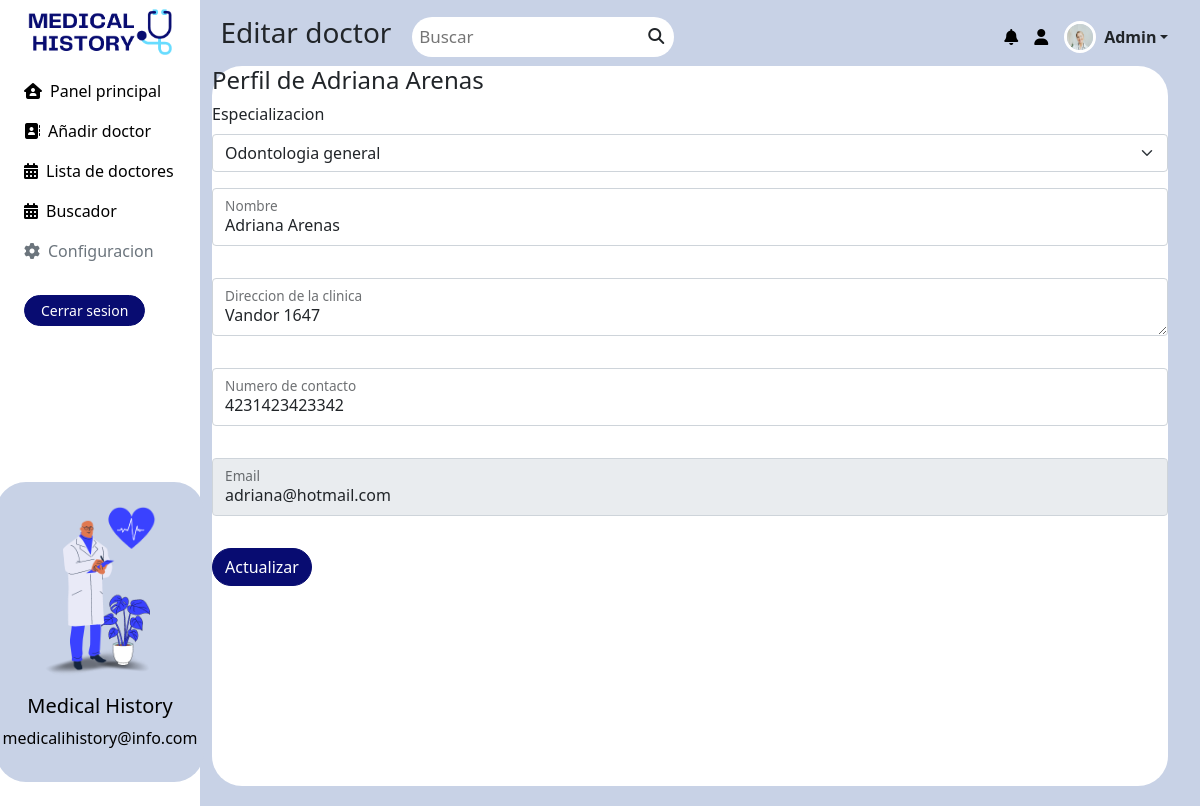
The app's page /medicalRols/admin/editDoctor.php?id=2 with its own data.
### tables this page shows
CREATE TABLE `principalusers` (
  `id` int(4) NOT NULL,
  `doctorSpecilization` varchar(50) NOT NULL,
  `doctorName` varchar(50) NOT NULL,
  `doctorAddress` varchar(50) NOT NULL,
  `doctorContact` bigint(50) NOT NULL,
  `doctorEmail` varchar(50) NOT NULL,
  `doctorPassword` varchar(50) NOT NULL,
  `userType` varchar(50) NOT NULL,
  `creationDate` date NOT NULL DEFAULT current_timestamp(),
  `updationDate` timestamp NOT NULL DEFAULT current_timestamp() ON UPDATE current_timestamp()
);

### medicalRols/admin/editDoctor.php (the view, shortened to what this page needs)
<?php
    include('config.php');
    $did=intval($_GET['id']);
?>
<!DOCTYPE html>
<html lang="en">
    <head>
        <link rel="stylesheet" href="../../resources/css/docIndex.css">
        <link href="https://cdn.jsdelivr.net/npm/bootstrap@5.1.3/dist/css/bootstrap.min.css" rel="stylesheet">
    </head>
    <body>
      <div class="container-fluid">
        <div class="row flex-nowrap">
          <div class="col-auto col-md-3 col-xl-2 px-sm-2 px-0 bg-white">
            <div class="d-flex flex-column px-3 pt-2 text-white min-vh-100">
              <a href="/" class="d-flex align-items-center justify-content-center pb-3 mb-md-0 me-m  text-decoration-none">
                <img class="img-fluid logo" src="../../resources/images/3.png" alt="">
              </a>
              <ul class="nav nav-pills flex-column mb-sm-auto mb-0 align-items-center align-items-sm-start" id="menu">
                <li class="nav-item">
                  <a href="dashboard.php" class="nav-link align-middle px-0">
                    <i class="fa-solid fa-house-user me-2"></i>Panel principal
                  </a>
                  <a href="addDoctor.php" class="nav-link align-middle px-0">
                    <i class= "fa-solid fa-address-book me-2"></i>Añadir doctor
                  </a>
                  <a href="listDoctors.php" class="nav-link align-middle px-0">
                    <i class="fa-solid fa-calendar-days me-2"></i>Lista de doctores
                  </a>
                  <a href="doctorSearch.php" class="nav-link align-middle px-0">
                    <i class="fa-solid fa-calendar-days me-2"></i>Buscador
                  </a>
                  <a href="configuration.html" class="nav-link align-middle disabled px-0">
                    <i class="fa-solid fa-gear me-2"></i>Configuracion
                  </a>
                </li>
                <li class="mt-4 mb-1">
                  <a href="index.html">
                    <button type="button" class="btn btn-primary btn-sm ps-3 pe-3 me-sm-2 buttonsNav">
                      <a href="logout.php" class="logoutButton" style="text-decoration: none;">
                        Cerrar sesion
                      </a>
                    </button>
                  </a>
                </li>
              </ul>
              <div class="align-items-center pb-4">
                <div class="d-flex align-items-center justify-content-center flex-column bd-highlight bottom-0 start-0" style="margin-top: 100%;">
                  <div class="p-2 bd-highlight align-items-center" style="padding:0 !important;">
                    <div class="card align-items-center pt-4 pb-3" style="border: none; background-color: #c8d2e6;width: 13rem !important; border-radius: 30px;">
                    <img src="../../resources/images/sideBarImage.png" class="card-img-top img-fluid" style="max-width: 7rem;" alt="...">
                    <div class="card-body text-center text-black">
                      <h5 class="card-title">Medical History</h5>
                      <p class="card-text">medicalihistory@info.com</p>
                    </div>
                    </div>
                  </div>
                </div>
              </div>
            </div>
          </div>
          <div class="col py-3" style="background-color:#c8d2e6">
            <header class="navbar justify-content-start sticky-top flex-md-nowrap p-0">
              <div>
                <h3 class="navbarText">Editar doctor</h3>
              </div>
              <div class="topnav">
                <input type="text" class="searchBar" placeholder="Buscar">
                <i class="fa-solid fa-magnifying-glass"></i>
              </div>
              <div class="dropdown d-flex flex-row-reverse">
                <a href="#" class="d-flex align-items-center link-dark text-decoration-none dropdown-toggle" id="dropdownMenuButton1" data-bs-toggle="dropdown" aria-expanded="false">
                <img src="../../resources/images/profile.jpg" alt="" width="32" height="32" class="rounded-circle me-2 ms-2 border border-white border-3">
                <strong>Admin</strong>
                </a>
                <a class="d-flex align-items-center text-decoration-none notificationsIcon">
                <i class="fa-solid fa-bell me-2 ms-2"></i>
                <i class="fa-solid fa-user me-2 ms-2"></i>
                </a>
              </div>
            </header>
            <div class="containerEditDoctor">
                <?php $sql=mysqli_query($con,"select * from principalUsers where id='$did'");
                while($data=mysqli_fetch_array($sql))
                {
                ?>
                <h4>Perfil de <?php echo htmlentities($data['doctorName']);?></h4>
                <form role="form" name="addDoc" method="post" onSubmit="return valid();">
                    <div class="mb-3">
                        <label class="form-label">Especializacion</label>
                        <select name="doctorSpecialization" class="form-select" aria-label="Seleccionar una especializacion" required="true">
                            <option selected><?php echo htmlentities($data['doctorSpecilization']);?></option>
                        </select>
                    </div>
                    <div class="form-floating">
                        <input type="text" name="docName" class="form-control" value="<?php echo htmlentities($data['doctorName']);?>" >
                        <label for="floatingTextarea">Nombre</label>
                    </div>
                    <div class="form-floating">
                        <textarea name="clinicAddress" class="form-control"><?php echo htmlentities($data['doctorAddress']);?></textarea>
                        <label for="floatingTextarea">Direccion de la clinica</label>
                    </div>
                    <div class="form-floating">
                        <input type="text" name="docContact" class="form-control" value="<?php echo htmlentities($data['doctorContact']);?>">
                        <label for="floatingTextarea">Numero de contacto</label>
                    </div>
                    <div class="form-floating">
                        <input type="email" name="docEmail" class="form-control"  readonly="readonly"  value="<?php echo htmlentities($data['doctorEmail']);?>">
                        <label for="floatingTextarea">Email</label>
                    </div>
                    <?php } ?>
                    <button type="submit" name="submit" class="btn btn-o btn-primary">
                        Actualizar
                    </button>
                </form>
            </div>
          </div>
        </div>
      </div>
    </body>
</html>

### resources/css/docIndex.css (style rules this page uses)
.flex-md-nowrap { background-color: #c8d2e6; }
.logo { max-width: 9rem !important; }
.topnav { margin-left: 3%; position: relative; }
.topnav input[type=text] { float: right; padding: 7px; border: none; font-size: 17px; border-radius: 30px; }
.topnav i { position: absolute; top: 11px; right: 10px; height: 50px; }
.navbar { justify-content: start !important; }
.navbarText { white-space: nowrap; padding-left: 5%; }
.notificationsIcon { display: inline-flex !important; color: black !important; }
.dropdown { width: 100%; margin-right: 2%; }
.btn-primary { font-weight: 490; border-color: #080c71 !important; background-color: #080c71 !important; transition:color 1s linear !important; }
.btn { transition:color 1s linear !important; }
.btn-primary { border-radius: 35px !important; }
.nav-item a { color: black; }
.containerEditDoctor { background-color: white !important; width: 98% !important; height: 93% !important; border-radius: 30px; }
.form-control { margin-bottom: 2rem !important; }
.logoutButton { color: white; text-decoration: none !important; transition: 1s !important; }
html, body { padding: 0 !important; margin: 0 !important; width: 100% !important; height: 100% !important; }

### records on screen
principalusers: doctorName "Adriana Arenas", doctorSpecialization "Odontologia general", docName "Adriana Arenas", clinicAddress "Vandor 1647", docContact "4231423423342", docEmail "adriana@hotmail.com"
